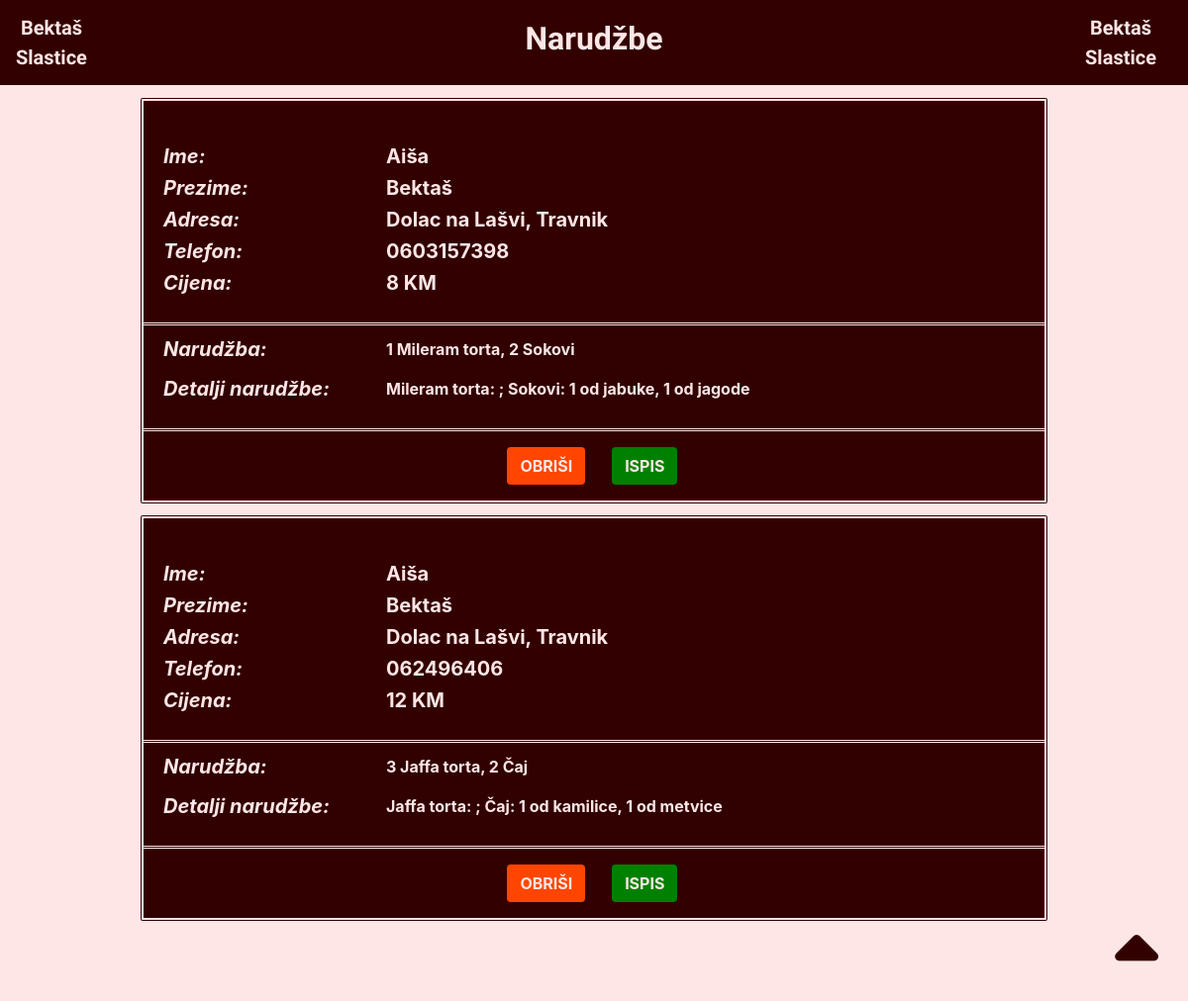
The page /preglednarudzbi.php (signed in) on the database its author committed.
### tables this page shows
CREATE TABLE `narudzbe` (
  `id` int(11) NOT NULL,
  `name` varchar(255) NOT NULL,
  `surname` varchar(255) NOT NULL,
  `address` varchar(255) NOT NULL,
  `contact_phone` varchar(255) NOT NULL,
  `created_at` timestamp NOT NULL DEFAULT current_timestamp() ON UPDATE current_timestamp(),
  `title` varchar(255) NOT NULL,
  `quantity` varchar(255) NOT NULL,
  `price` varchar(255) NOT NULL,
  `id_narudzbe` varchar(255) NOT NULL,
  `details_of_order` varchar(255) NOT NULL
);

### preglednarudzbi.php (the view, shortened to what this page needs)
<?php
include('database.php');
include('bootstrap.php');
$result = $connection->query("SELECT id, name, surname, address, contact_phone, quantity, price, id_narudzbe, details_of_order, GROUP_CONCAT(quantity, ' ', title SEPARATOR ', ') as 'narudzba', GROUP_CONCAT(title, ': ', details_of_order SEPARATOR '; ') as 'detalji', SUM(price*quantity) as 'Cijena' FROM narudzbe GROUP BY id_narudzbe ORDER BY created_at DESC");
$narudzbeadminu = mysqli_fetch_all($result, MYSQLI_ASSOC);
?>
<!DOCTYPE html>
<html>
<head>
</head>
<body class="pozadina">
<nav class="navbar navbar-expand-sm px-0" id="nazad">
    <a id="hover" class="navbar-brand font-weight-bold px-3 rounded-pill d-none d-md-block" href="index.php">&nbsp;Bektaš<br>Slastice</a>
    <div class="row mx-auto text-center">
        <div class="col-md-12">
            <a class="text-decoration-none" href="index.php" data-toggle="popover" data-placement="left"
               data-trigger="hover" data-content="Početna"><h1 class="font-weight-bold" id="navbarpregleda">
                    Narudžbe</h1></a>
        </div>
    </div>
    <a id="hover" class="navbar-brand font-weight-bold px-3 rounded-pill d-none d-md-block" href="index.php">&nbsp;Bektaš<br>Slastice</a>
</nav>
<div class="container mt-2">
    <div class="row d-flex justify-content-center">
        <?php foreach ($narudzbeadminu as $narudzba):
            $total = 0; ?>
            <div class="col-10 mb-2">
                <div class="card rounded pt-4" id="okvirkarticeupregledu">
                    <div class="card-body">
                        <div class="row">
                            <div class="col-12 col-md-3">
                                <h5 class="font-weight-bold font-italic">Ime:</h5>
                            </div>
                            <div class="col-12 col-md-9">
                                <h5 class="font-weight-bold"><?php echo htmlspecialchars($narudzba['name']); ?></h5>
                            </div>
                        </div>
                        <div class="row">
                            <div class="col-12 col-md-3">
                                <h5 class="font-weight-bold font-italic">Prezime:</h5>
                            </div>
                            <div class="col-12 col-md-9">
                                <h5 class="font-weight-bold"><?php echo htmlspecialchars($narudzba['surname']); ?></h5>
                            </div>
                        </div>
                        <div class="row">
                            <div class="col-12 col-md-3">
                                <h5 class="font-weight-bold font-italic">Adresa:</h5>
                            </div>
                            <div class="col-12 col-md-9">
                                <h5 class="font-weight-bold"><?php echo htmlspecialchars($narudzba['address']); ?></h5>
                            </div>
                        </div>
                        <div class="row">
                            <div class="col-12 col-md-3">
                                <h5 class="font-weight-bold font-italic">Telefon:</h5>
                            </div>
                            <div class="col-12 col-md-9">
                                <h5 class="font-weight-bold"><?php
                                    echo htmlspecialchars($narudzba['contact_phone']);
                                    ?></h5>
                            </div>
                        </div>
                        <div class="row">
                            <div class="col-12 col-md-3">
                                <h5 class="font-weight-bold font-italic">Cijena:</h5>
                            </div>
                            <div class="col-12 col-md-9">
                                <h5 class="font-weight-bold"><?php echo htmlspecialchars($narudzba['Cijena']); ?>&nbsp;KM</h5>
                            </div>
                        </div>
                    </div>
                    <div class="card-footer boja_footer">
                        <div class="row">
                            <div class="col-12 col-md-3">
                                <h5 class="font-weight-bold font-italic">Narudžba:</h5>
                            </div>
                            <div class="col-12 col-md-9">
                                <p class="text-left font-weight-bold"><?php echo htmlspecialchars($narudzba['narudzba']); ?></p>
                            </div>
                            <div class="col-12 col-md-3">
                                <h5 class="font-weight-bold font-italic">Detalji narudžbe:</h5>
                            </div>
                            <div class="col-12 col-md-9">
                                <p class="text-left font-weight-bold"><?php echo htmlspecialchars($narudzba['detalji']); ?></p>
                            </div>
                        </div>
                    </div>
                    <div class="row mt-3 mb-3 mx-auto">
                        <div class="col-12 col-md-6">
                            <form action="preglednarudzbi.php" method="POST" class="text-center">
                                <input type="submit" name="obrisatinarudzbu" value="Obriši"
                                       class="btn  text-uppercase font-weight-bold" id="delete">
                            </form>
                        </div>
                        <div class="col-12 col-md-6 text-center">
                            <a href="printnarudzbe.php?narudzba=<?php echo $narudzba['id_narudzbe']; ?>"
                               target="_blank">
                                <button class="btn text-uppercase font-weight-bold" id="print">Ispis</button>
                            </a>
                        </div>
                    </div>
                </div>
            </div>
        <?php endforeach; ?>
    </div>
</div>
<div class="container text-right px-0">
    <a href="#nazad"><i class="fas fa-sort-up iconzapocetak"></i></a>
</div>
</body>
</html>

### bootstrap.php (shortened to what this page needs)
<!DOCTYPE html>
<html lang="en">
<head>
    <link rel="stylesheet" href="https://stackpath.bootstrapcdn.com/bootstrap/4.4.1/css/bootstrap.min.css"
>
</head>
<body>
</body>
</html>

### rows shown on the page
narudzbe: name "Aiša", surname "Bektaš", address "Dolac na Lašvi, Travnik", contact_phone "0603157398", Cijena "8", narudzba "1 Mileram torta, 2 Sokovi", detalji "Mileram torta: ; Sokovi: 1 od jabuke, 1 od jagode"
narudzbe: name "Aiša", surname "Bektaš", address "Dolac na Lašvi, Travnik", contact_phone "062496406", Cijena "12", narudzba "3 Jaffa torta, 2 Čaj", detalji "Jaffa torta: ; Čaj: 1 od kamilice, 1 od metvice"
